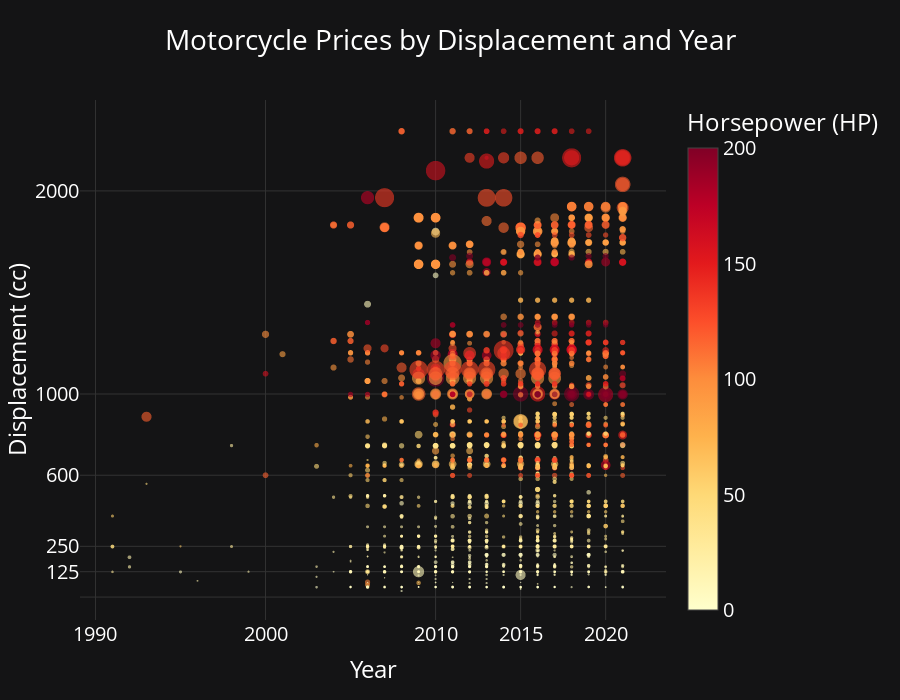

Source (notebook cell):
### Markdown cell above
### Price related to a lot of stuff

### Code cell
# Keep only the columns we need for this scatter
plot_df = df.dropna(subset=["Year", "Displacement_cc", "HP", "Price_adj"])

plot_df = plot_df[plot_df["Year"] > 1990]
plot_df = plot_df[plot_df["Displacement_cc"] < 3000]


fig3 = px.scatter(
    plot_df,
    x="Year",
    y="Displacement_cc",
    size="Price_adj",
    color="HP",
    hover_name="Model", # when hovering, show the model, really cute
    color_continuous_scale="YlOrRd",
    range_color=[0, 200],
    opacity=0.6,
    height=700,
    title="Motorcycle Prices by Displacement and Year",
    labels={
        "Year": "Year",
        "Displacement_cc": "Displacement (cc)",
        "Price": "Price (scaled size)",
        "HP": "Horsepower"
    }
)
# Remove the borders from every point
fig3.update_traces(marker=dict(line=dict(width=0)))

# In this for we add the horizontal lines, these are the limits for the A1, A-lim, A and A2 licenses

fig3.update_yaxes(
    tickvals=[125, 250, 600, 1000, 2000],
    title="Displacement (cc)"
)

# Asse x con tick fissi (opzionale)
fig3.update_xaxes(
    tickvals=[1980, 1990, 2000, 2010, 2015, 2020],
    title="Year"
)

fig3.update_layout(
    coloraxis_colorbar=dict(title="Horsepower (HP)"),
)
set_theme(fig3)
fig3.show()


# riportare i prezzi tenendo conto dell'inflazione

# scatter plot su CC e HP, 
# magari scartare il tempo, interessarsi meglio sul prezzo

### Figure 1 — Plotly figure (JSON) as saved in the notebook; plotly's stock layout.template omitted (floating-point values rounded to 4 significant figures; data arrays with more than 128 entries replaced by an {"elided": "..."} marker saying what was removed)
{"data": [{"hovertemplate": "<b>%{hovertext}</b><br><br>Year=%{x}<br>Displacement (cc)=%{y}<br>Price_adj=%{marker.size}<br>Horsepower=%{marker.color}<extra></extra>", "hovertext": {"elided": "2993 str values"}, "legendgroup": "", "marker": {"color": {"elided": "2993 int values"}, "coloraxis": "coloraxis", "line": {"width": 0}, "opacity": 0.6, "size": {"elided": "2993 float values"}, "sizemode": "area", "sizeref": 492.2, "symbol": "circle"}, "mode": "markers", "name": "", "showlegend": false, "type": "scattergl", "x": {"elided": "2993 int values"}, "xaxis": "x", "y": {"elided": "2993 float values"}, "yaxis": "y"}], "layout": {"coloraxis": {"cmax": 200, "cmin": 0, "colorbar": {"title": {"text": "Horsepower (HP)"}}, "colorscale": [[0, "rgb(255,255,204)"], [0.125, "rgb(255,237,160)"], [0.25, "rgb(254,217,118)"], [0.375, "rgb(254,178,76)"], [0.5, "rgb(253,141,60)"], [0.625, "rgb(252,78,42)"], [0.75, "rgb(227,26,28)"], [0.875, "rgb(189,0,38)"], [1, "rgb(128,0,38)"]]}, "font": {"color": "white", "size": 20}, "height": 700, "legend": {"bgcolor": "rgba(0,0,0,0)", "itemsizing": "constant", "tracegroupgap": 0}, "paper_bgcolor": "#141415", "plot_bgcolor": "#141415", "title": {"text": "Motorcycle Prices by Displacement and Year"}, "xaxis": {"anchor": "y", "domain": [0, 1], "gridcolor": "#333333", "tickvals": [1980, 1990, 2000, 2010, 2015, 2020], "title": {"text": "Year"}, "zerolinecolor": "#333333"}, "yaxis": {"anchor": "x", "domain": [0, 1], "gridcolor": "#333333", "tickvals": [125, 250, 600, 1000, 2000], "title": {"text": "Displacement (cc)"}, "zerolinecolor": "#333333"}}}
